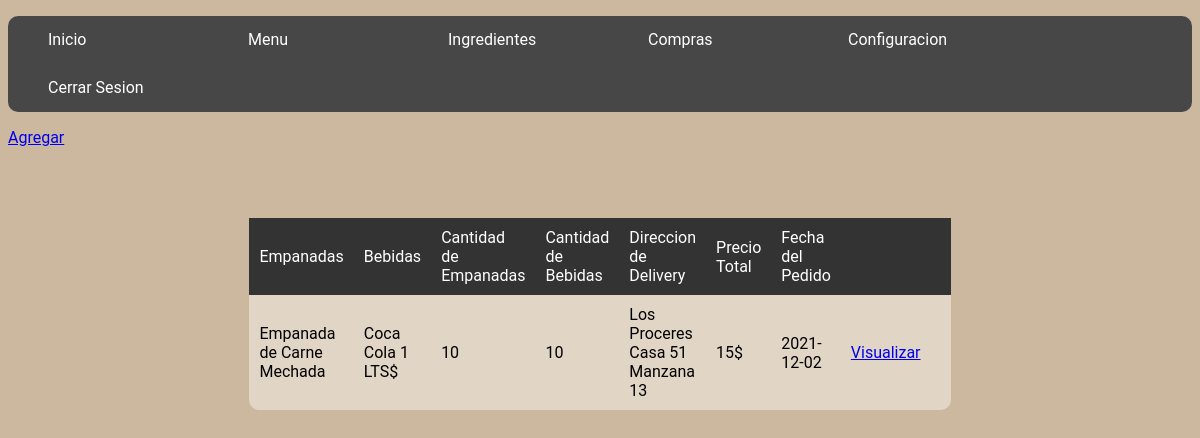
Screenshot of /compras/usuario/comprasV.php (signed in) with the database file from the repository.
### tables this page shows
CREATE TABLE `compras` (
  `id` int(255) NOT NULL,
  `empanada` varchar(255) NOT NULL,
  `bebida` varchar(255) NOT NULL,
  `cantidadE` varchar(255) NOT NULL,
  `cantidadB` varchar(255) NOT NULL,
  `ubicacion` varchar(255) NOT NULL,
  `precioT` varchar(255) NOT NULL,
  `fecha` date NOT NULL,
  `usuario` varchar(255) NOT NULL
);

### compras/usuario/comprasV.php (the view, shortened to what this page needs)
<?php
$privilegio=$_SESSION["privilegio"];
$usuario=$_SESSION["usuario"];
?>
<!DOCTYPE html>
<html>
<head>
</head>
<body>
<?php if ($privilegio == 1) {
?>
<nav>
	<ul>
		<li><a href="">Inicio</a></li>
		<li><a href="">Menu</a>
		</li>
		<li><a href="../../ingredientes/ingredientesV.php">Ingredientes</a></li>
		<li><a href="../../compras/admin/comprasV.php">Compras</a></li>
		<li><a href="">Configuracion</a>
		</li>
		<li><a href="../../desloguear.php">Cerrar Sesion</a></li>
	</ul>
</nav>
<?php }?>
<a href="/empanadas/compras/usuario/comprasR.php">Agregar</a>
<table>
	<thead>
		<td>Empanadas</td>
		<td>Bebidas</td>
		<td>Cantidad de Empanadas</td>
		<td>Cantidad de Bebidas</td>
		<td>Direccion de Delivery</td>
		<td>Precio Total</td>
		<td>Fecha del Pedido</td>
		<td></td>
		<td></td>
	</thead>
<?php
        $conexion=mysqli_connect('localhost','root','','empanadas');
        $sql="SELECT * FROM compras WHERE usuario='$usuario'";
        $result=mysqli_query($conexion,$sql);
        while($mostrar=mysqli_fetch_array($result)){
            $id = $mostrar['id'];
         ?>
<div class="relleno">
<tr>
	<td><?php echo $mostrar['empanada'] ?></td>
	<td><?php echo $mostrar['bebida'] ?>$</td>
	<td><?php echo $mostrar['cantidadE'] ?></td>
	<td><?php echo $mostrar['cantidadB'] ?></td>
	<td><?php echo $mostrar['ubicacion'] ?></td>
	<td><?php echo $mostrar['precioT'] ?>$</td>
	<td><?php echo $mostrar['fecha'] ?></td>
	<td><?php echo"<a href='comprasHV.php?id=$id'>Visualizar</a>";?></td>
</tr>
</div>
<?php
}
?>
</table>
</body>
</html>

### compras/usuario/comprasV.php (style rules this page uses)
body { background: url(../../img/bgg.png); font-family: 'Roboto'; }
nav ul { list-style: none; padding: 0; border-radius: 10px; }
nav li { line-height: 3rem; position: relative; width: 200px; }
nav a { color: #fff; display: block; padding: 0 2.5em; text-decoration: none; transition: .5s; }
nav > ul { background: #474747; display: table; width: 100%; }
nav > ul > li { float: left; }
table { background: rgba(255, 255, 255, 0.4); text-align: left; border-collapse: collapse; width: 50%; transition: all .5s ease; margin: 6% auto; border-radius: 10px; }
td, tr { padding: 10px; }
thead { background-color: #333; color: white; }

### rows the page displays
compras: empanada "Empanada de Carne Mechada", bebida "Coca Cola 1 LTS", cantidadE "10", cantidadB "10", ubicacion "Los Proceres Casa 51 Manzana 13", precioT "15", fecha "2021-12-02"
